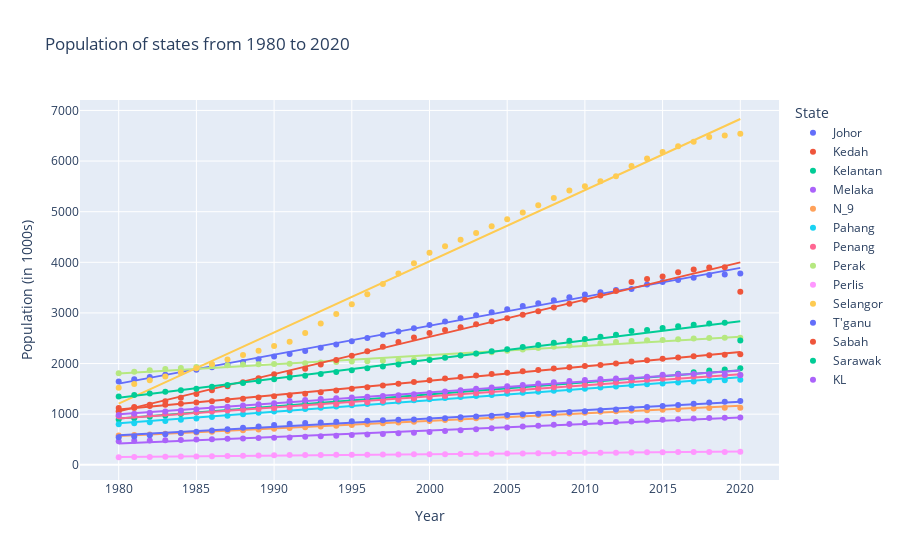

Source (notebook cell):
### Code cell
# scatter plot

fig = px.scatter(melted_state, x='Year', y='Population', color='State', trendline='ols', 
title='Population of states from 1980 to 2020',
labels={'Population': 'Population (in 1000s)'})

fig.show()
